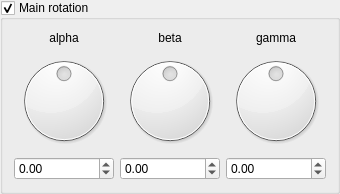
    <widget class="MyGroupBox" name="groupCheck_IFS_rotation_enabled">
     <property name="title">
      <string>Main rotation</string>
     </property>
     <property name="checkable">
      <bool>true</bool>
     </property>
     <layout class="QVBoxLayout" name="verticalLayout_3">
      <item>
       <layout class="QGridLayout" name="gridLayout_2">
        <item row="1" column="0">
         <widget class="QDial" name="dial3_IFS_rotation_x">
          <property name="minimum">
           <number>-18000</number>
          </property>
          <property name="maximum">
           <number>18000</number>
          </property>
          <property name="wrapping">
           <bool>true</bool>
          </property>
         </widget>
        </item>
        <item row="1" column="1">
         <widget class="QDial" name="dial3_IFS_rotation_y">
          <property name="minimum">
           <number>-18000</number>
          </property>
          <property name="maximum">
           <number>18000</number>
          </property>
          <property name="wrapping">
           <bool>true</bool>
          </property>
         </widget>
        </item>
        <item row="0" column="1">
         <widget class="QLabel" name="label_14">
          <property name="text">
           <string>beta</string>
          </property>
          <property name="alignment">
           <set>Qt::AlignCenter</set>
          </property>
         </widget>
        </item>
        <item row="2" column="0">
         <widget class="MyDoubleSpinBox" name="spinboxd3_IFS_rotation_x">
          <property name="prefix">
           <string/>
          </property>
          <property name="suffix">
           <string/>
          </property>
          <property name="decimals">
           <number>2</number>
          </property>
          <property name="minimum">
           <double>-180.000000000000000</double>
          </property>
          <property name="maximum">
           <double>180.000000000000000</double>
          </property>
          <property name="singleStep">
           <double>1.000000000000000</double>
          </property>
         </widget>
        </item>
        <item row="0" column="0">
         <widget class="QLabel" name="label_13">
          <property name="text">
           <string>alpha</string>
          </property>
          <property name="alignment">
           <set>Qt::AlignCenter</set>
          </property>
         </widget>
        </item>
        <item row="1" column="2">
         <widget class="QDial" name="dial3_IFS_rotation_z">
          <property name="minimum">
           <number>-18000</number>
          </property>
          <property name="maximum">
           <number>18000</number>
          </property>
          <property name="wrapping">
           <bool>true</bool>
          </property>
         </widget>
        </item>
        <item row="0" column="2">
         <widget class="QLabel" name="label_15">
          <property name="text">
           <string>gamma</string>
          </property>
          <property name="alignment">
           <set>Qt::AlignCenter</set>
          </property>
         </widget>
        </item>
        <item row="2" column="1">
         <widget class="MyDoubleSpinBox" name="spinboxd3_IFS_rotation_y">
          <property name="prefix">
           <string/>
          </property>
          <property name="suffix">
           <string/>
          </property>
          <property name="decimals">
           <number>2</number>
          </property>
          <property name="minimum">
           <double>-180.000000000000000</double>
          </property>
          <property name="maximum">
           <double>180.000000000000000</double>
          </property>
          <property name="singleStep">
           <double>1.000000000000000</double>
          </property>
         </widget>
        </item>
        <item row="2" column="2">
         <widget class="MyDoubleSpinBox" name="spinboxd3_IFS_rotation_z">
          <property name="prefix">
           <string/>
          </property>
          <property name="suffix">
           <string/>
          </property>
          <property name="decimals">
           <number>2</number>
          </property>
          <property name="minimum">
           <double>-180.000000000000000</double>
          </property>
          <property name="maximum">
           <double>180.000000000000000</double>
          </property>
          <property name="singleStep">
           <double>1.000000000000000</double>
          </property>
         </widget>
        </item>
       </layout>
      </item>
     </layout>
    </widget>
